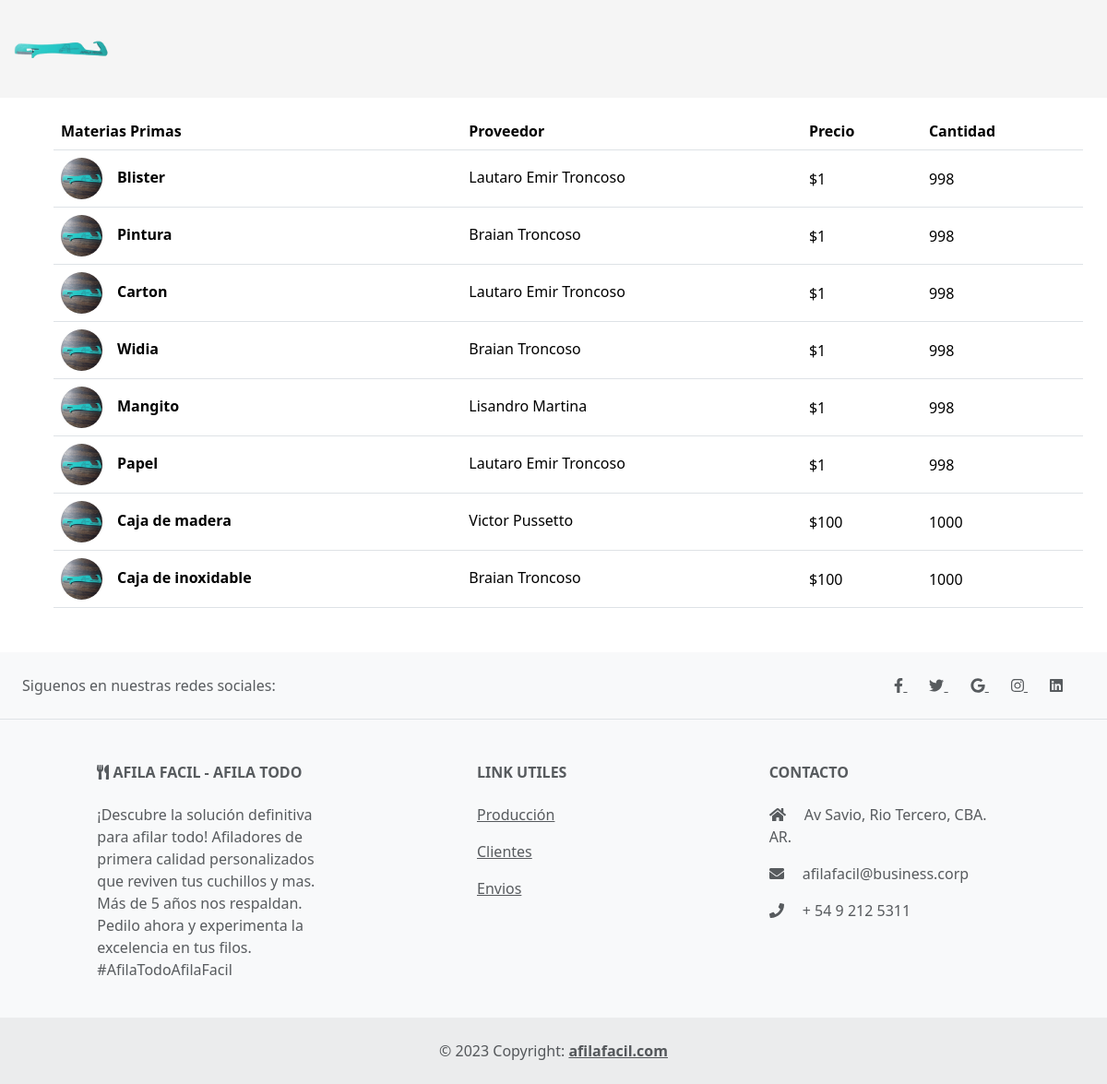
Page /materias_primas/ on the earlier database version.
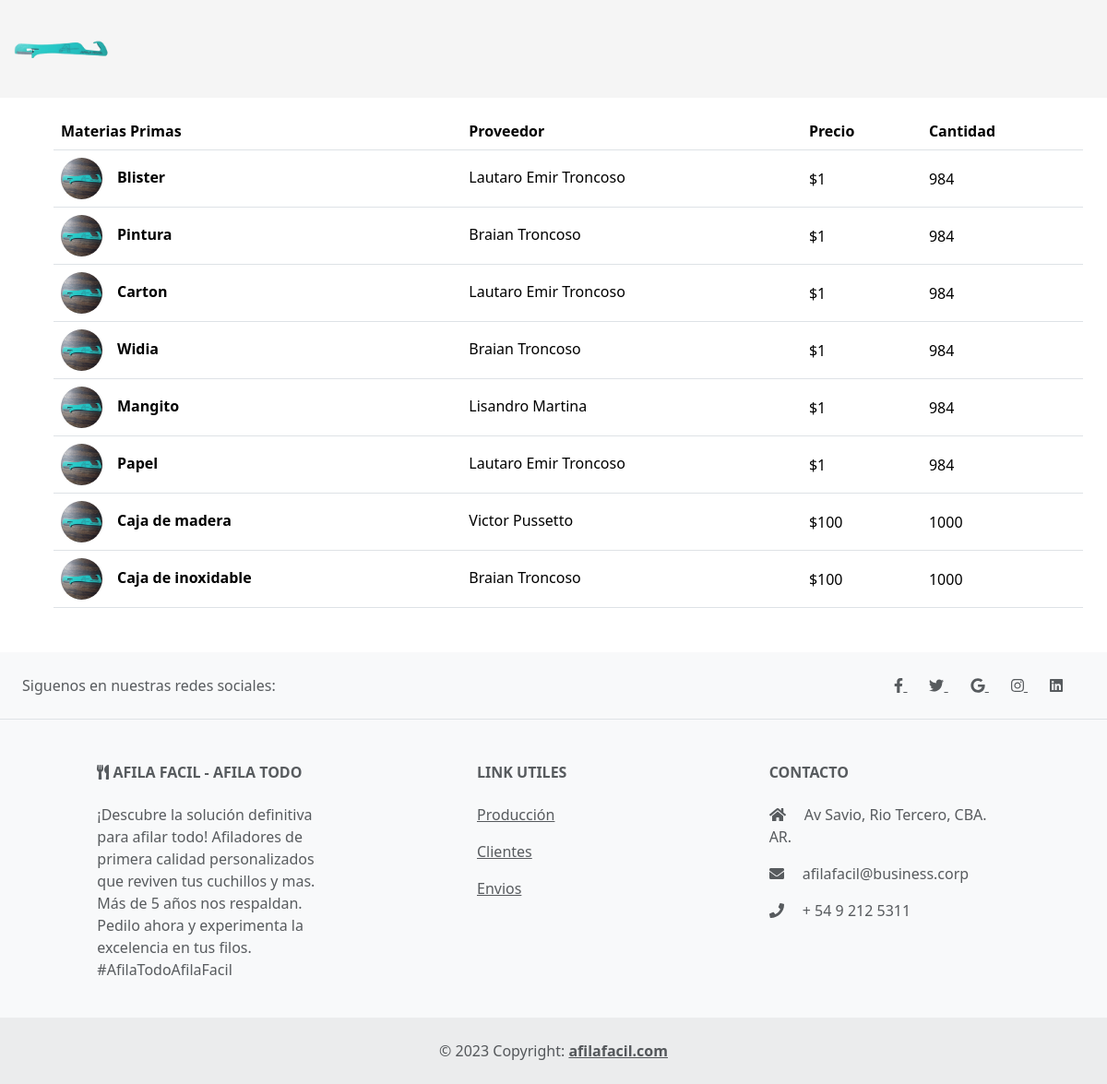
Same page on the later database version.
### materias_primas/models.py (models this page shows, shortened)
class Materias(models.Model):
    nombre = models.CharField(max_length=45)
    precio = models.IntegerField()
    cantidad = models.IntegerField()
    proveedores = models.ForeignKey(Proveedores, null=True, blank=True, on_delete=models.SET_NULL, related_name='materias')
    imagen = models.CharField(max_length=100)
    def get_imagen_url(self):
        if self.imagen:
            return f"/static/img/{self.imagen}"
        else:
            return "/static/img/afilador.jpeg"
    class Meta:
        db_table = 'materias'
        verbose_name = "Materia"

### proveedores/models.py (models this page shows, shortened)
class Proveedores(models.Model):
    nombre = models.CharField(max_length=50)
    apellido = models.CharField(max_length=50)
    direccion = models.CharField(max_length=100)
    telefono = models.IntegerField(null=True, blank=True)
    email = models.CharField(max_length=100)
    imagen = models.TextField(null=True, blank=True)
    class Meta:
        db_table = 'proveedores'
        verbose_name = "Proveedores"

### materias_primas/views.py (the view)
# urls.py: path('', views.mostrar_materias_primas, name='materias_primas'),
def mostrar_materias_primas(request):
    materias = Materias.objects.all()
    return render(request, 'materias_primas.html', {'materias': materias, 'mensaje': "No hay Materia Prima"})

### materias_primas/templates/materias_primas.html (shortened to what this page needs)
{% extends "materias_primas/layout.html" %}
{% load static %}
{% block content %}
{% if materias%}
<div class="container">
    <table class="table align-middle mb-0 bg-white m-3 mb-5">
        <thead class="bg-light">
        <tr>
            <th>Materias Primas</th>
            <th>Proveedor</th>
            <th>Precio</th>
            <th>Cantidad</th>
        </tr>
        </thead>
        <tbody>
        {% for materia in materias %}
            <tr>
                <td>
                <div class="d-flex align-items-center">
                    <img
                        src="{{ materia.get_imagen_url }}"
                        alt="NO-IMG"
                        style="width: 45px; height: 45px"
                        class="rounded-circle"
                        />
                    <div class="ms-3">
                    <p class="fw-bold mb-1 ml-2">{{materia.nombre}}</p>
                    </div>
                </div>
                </td>
                <td>
                <p class="fw-normal mb-1">{{ materia.proveedores.nombre }} {{ materia.proveedores.apellido}}</p>
                </td>
                <td>${{ materia.precio }}</td>
                <td>{{ materia.cantidad }}</td>
            </tr>
        {%endfor%}
        </tbody>
    </table>
{%else%}
    {{ mensaje }}
{%endif%}
</div>
{% endblock %}

### materias_primas/templates/materias_primas/layout.html (shortened to what this page needs)
{% load static %}
<!DOCTYPE html>
<html lang="en">
<head>
    <link href="https://cdn.jsdelivr.net/npm/bootstrap@5.3.1/dist/css/bootstrap.min.css" rel="stylesheet">
</head>
<body>
    {% include "materias_primas/nav.html"%}
        {% block content %}
        {% endblock %}
    {% include "materias_primas/footer.html"%}
</body>
</html>

### materias_primas/templates/materias_primas/nav.html (shortened to what this page needs)
{% load static %}
{% block content %}
<nav class="navbar navbar-expand-lg navbar-light" style="background-color:#f5f5f5;">
  <div class="container-fluid">
    <div class="collapse navbar-collapse" id="navbarSupportedContent">
      <a class="navbar-brand mt-2 mt-lg-0" href="#">
        <img
          src="{% static 'img/logo.jpeg' %}"
          height="80"
          alt="Logo Afila Facil"
          loading="lazy"
        />
      </a>
    </div>
    </div>
</nav>
{% endblock %}

### materias_primas/templates/materias_primas/footer.html
{% block content %}
<footer class="text-center text-lg-start bg-light text-muted">
    <section class="d-flex justify-content-center justify-content-lg-between p-4 border-bottom">
      <div class="me-5 d-none d-lg-block">
        <span>Siguenos en nuestras redes sociales: </span>
      </div>
      <div>
        <a href="" class="me-4 text-reset">
          <i class="fab fa-facebook-f"></i>
        </a>
        <a href="" class="me-4 text-reset">
          <i class="fab fa-twitter"></i>
        </a>
        <a href="" class="me-4 text-reset">
          <i class="fab fa-google"></i>
        </a>
        <a href="" class="me-4 text-reset">
          <i class="fab fa-instagram"></i>
        </a>
        <a href="" class="me-4 text-reset">
          <i class="fab fa-linkedin"></i>
        </a>
      </div>
    </section>
    <section class="">
      <div class="container text-center text-md-start mt-5">
        <div class="row mt-3">
          <div class="col-md-3 col-lg-4 col-xl-3 mx-auto mb-4">
            <h6 class="text-uppercase fw-bold mb-4">
              <i class="fas fa-utensils"></i> AFILA FACIL - AFILA TODO
            </h6>
            <p>
                ¡Descubre la solución definitiva para afilar todo! Afiladores de primera calidad personalizados que reviven tus cuchillos y mas. Más de 5 años nos respaldan. Pedilo ahora y experimenta la excelencia en tus filos. #AfilaTodoAfilaFacil
            </p>
          </div>
          <div class="col-md-3 col-lg-2 col-xl-2 mx-auto mb-4">
            <h6 class="text-uppercase fw-bold mb-4">
              Link Utiles
            </h6>
            <p>
              <a href="#!" class="text-reset">Producción</a>
            </p>
            <p>
              <a href="#!" class="text-reset">Clientes</a>
            </p>
            <p>
              <a href="#!" class="text-reset">Envios</a>
            </p>
          </div>
          <div class="col-md-4 col-lg-3 col-xl-3 mx-auto mb-md-0 mb-4">
            <h6 class="text-uppercase fw-bold mb-4">Contacto</h6>
            <p><i class="fas fa-home me-3"></i> Av Savio, Rio Tercero, CBA. AR.</p>
            <p>
              <i class="fas fa-envelope me-3"></i>
              afilafacil@business.corp
            </p>
            <p><i class="fas fa-phone me-3"></i> + 54 9 212 5311</p>
          </div>
        </div>
      </div>
    </section>
    <div class="text-center p-4" style="background-color: rgba(0, 0, 0, 0.05);">
      © 2023 Copyright:
      <a class="text-reset fw-bold" href="https://www.afilafacil.com/">afilafacil.com</a>
    </div>
  </footer>
  {% endblock %}

Differences in the rows shown:
changed Materias "Blister": cantidad "998" → "984"
changed Materias "Pintura": cantidad "998" → "984"
changed Materias "Carton": cantidad "998" → "984"
changed Materias "Widia": cantidad "998" → "984"
changed Materias "Mangito": cantidad "998" → "984"
changed Materias "Papel": cantidad "998" → "984"
